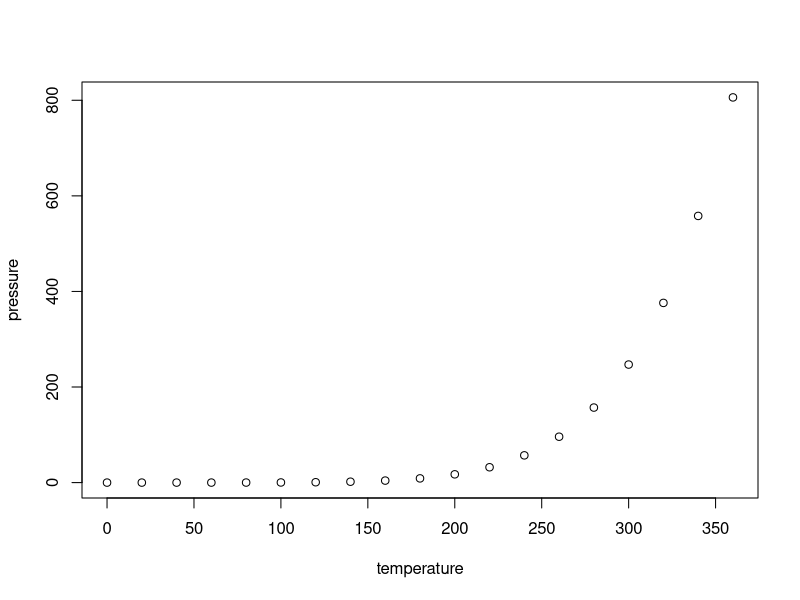
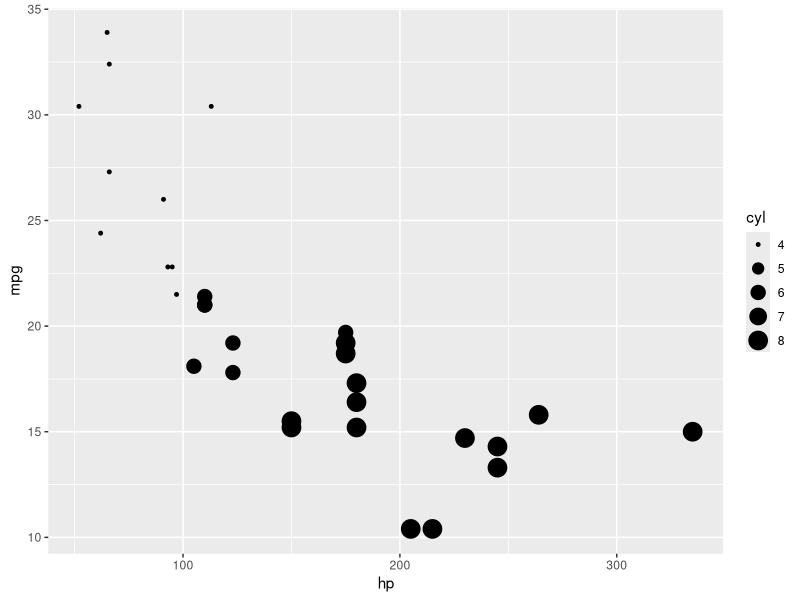

Reproduce these figures in R, in order. (Note: this script raises an error after producing the figures.)
## ---- chunk 1
knitr::opts_chunk$set(echo = TRUE)
## ---- chunk 2
plot(pressure)
## ---- chunk 3
data(mtcars)
## ---- chunk 4
library(ggplot2)
ggplot(mtcars, aes(x=hp, y=mpg)) +
  geom_point(aes(size=cyl))
  
## ---- chunk 5
plot(whiteside$Temp, whiteside$Gas, 
     xlab = "Outside temperature", 
     ylab = "Heating gas consumption")
## ---- chunk 6
library(MASS)
## ---- chunk 7
plot(whiteside)
## ---- chunk 8
plot(whiteside$Insul)
## ---- chunk 9
summary(Cars93)
## ---- chunk 10
plot(Cars93$Price, Cars93$Max.Price,
  pch = 17,
  col = 'red')
